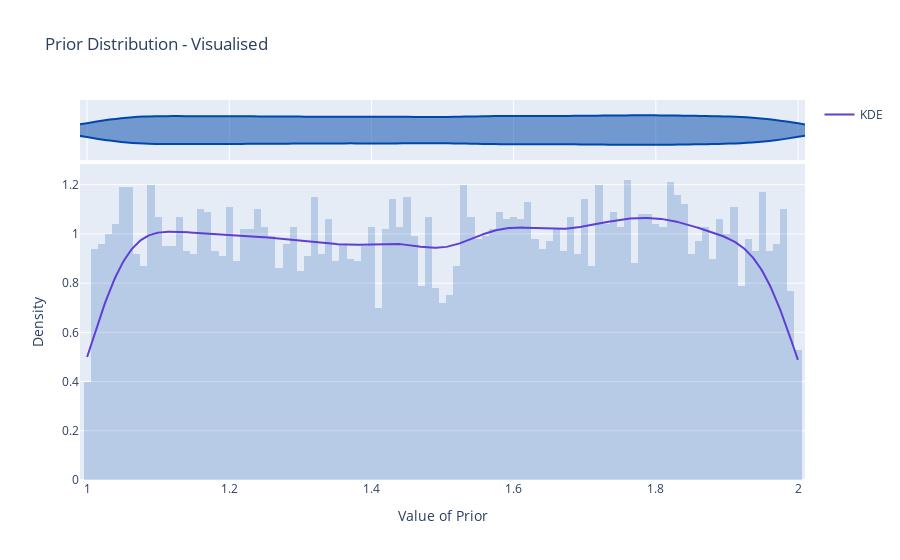

Notebook cell for this chart:
### Code cell
plot_prior_distribution(draws)

### Figure 1 — Plotly figure (JSON) as saved in the notebook; plotly's stock layout.template omitted (floating-point values rounded to 4 significant figures; data arrays with more than 128 entries replaced by an {"elided": "..."} marker saying what was removed)
{"data": [{"alignmentgroup": "True", "bingroup": "x", "histnorm": "probability density", "hovertemplate": "Value=%{x}<br>probability density=%{y}<extra></extra>", "legendgroup": "", "marker": {"color": "#0047AB", "opacity": 0.2, "pattern": {"shape": ""}}, "name": "", "nbinsx": 100, "offsetgroup": "", "orientation": "v", "showlegend": false, "type": "histogram", "x": {"elided": "10000 float values"}, "xaxis": "x", "yaxis": "y"}, {"alignmentgroup": "True", "hovertemplate": "Value=%{x}<extra></extra>", "legendgroup": "", "marker": {"color": "#0047AB"}, "name": "", "offsetgroup": "", "scalegroup": "x", "showlegend": false, "type": "violin", "x": {"elided": "10000 float values"}, "xaxis": "x2", "yaxis": "y2"}, {"line": {"color": "#5D3FD3"}, "mode": "lines", "name": "KDE", "type": "scatter", "x": {"elided": "500 float values"}, "y": {"elided": "500 float values"}}], "layout": {"autosize": true, "barmode": "relative", "legend": {"tracegroupgap": 0}, "title": {"text": "Prior Distribution - Visualised"}, "xaxis": {"anchor": "y", "domain": [0, 1], "range": [0.9901, 2.01], "title": {"text": "Value of Prior"}, "type": "linear"}, "xaxis2": {"anchor": "y2", "domain": [0, 1], "matches": "x", "showgrid": true, "showticklabels": false, "type": "linear"}, "yaxis": {"anchor": "x", "autorange": true, "domain": [0, 0.8316], "range": [0, 1.284], "title": {"text": "Density"}, "type": "linear"}, "yaxis2": {"anchor": "x2", "autorange": true, "domain": [0.8416, 1], "matches": "y2", "range": [-0.5, 0.5], "showgrid": false, "showline": false, "showticklabels": false, "ticks": "", "type": "category"}}}
